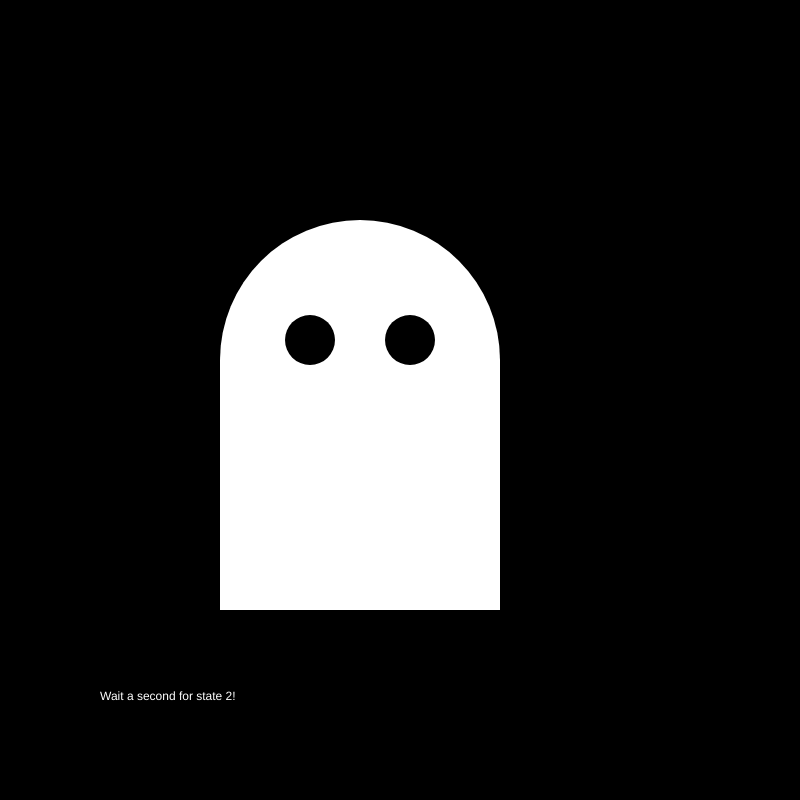
Frame 1 (no input)
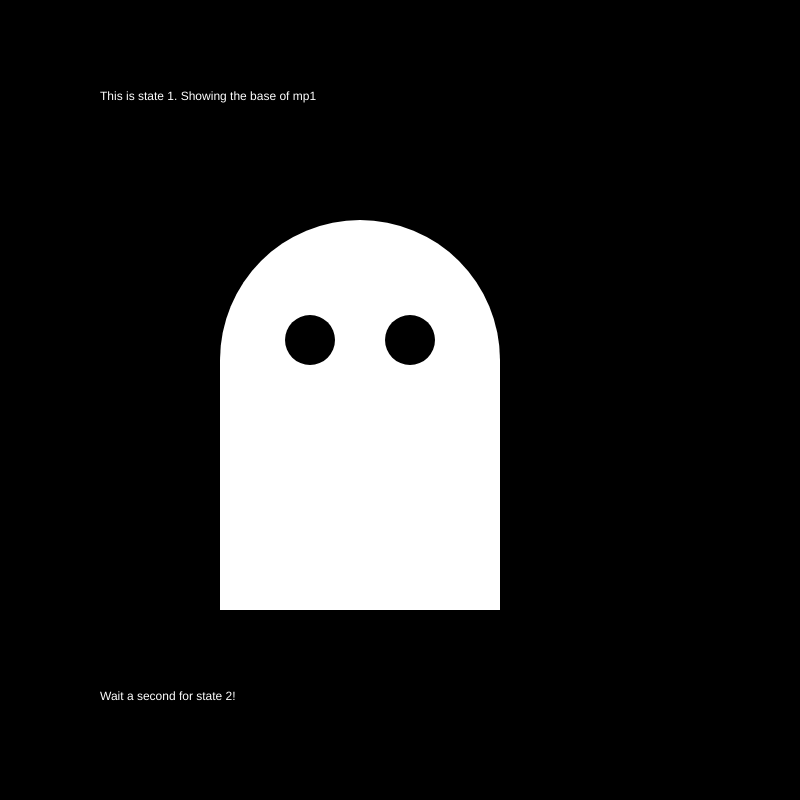
Frame 60 (no input)
Frame 120 (the mouse pressed at the canvas centre since frame 60): identical to frame 60, image omitted

The p5.js sketch that drew these frames (run headless with seeded random() and noise() and a simulated clock; from frame 60 on, the mouse is pressed at the canvas centre):

// p5.js sketch
// ── sketch.js
var myState = 0 ;
var timer = 0 ;
var x = 0 ;

function setup() {
  // put setup code here
    createCanvas(800,800) ;
}
let angle1 = 0;
let angle2 = 0;
let scalar = 70;

function keyPressed(){
if(myState == 2)
myState = 3
}


function draw() {


switch(myState) {

case 0 :
    background(0) ;
    text('This is state 1. Showing the base of mp1', 100, 100,) ;
    noStroke();
    fill(255);
    rect(220, 360, 280, 250);
    fill(255);
    arc(360, 360, 280, 280, PI, TWO_PI);
    fill(0);
    ellipse(310, 340, 50, 50);
    fill(0);
    ellipse(410, 340, 50, 50);
    fill('white');
    text('Wait a second for state 2! ', 100, 700)
    timer++ ;
    if (timer > 200){
    myState = 1;
    time = 0 ;
    }
break ;

case 1:
    background(0) ;
    text('This is state 2. Showing more of mp1.', 100, 100,) ;
    noStroke();
    fill(255);
    rect(220, 360, 280, 250);
    fill(255);
    arc(360, 360, 280, 280, PI, TWO_PI);
    fill(0);
    ellipse(310, 340, 50, 50);
    fill(0);
    ellipse(410, 340, 50, 50);
    fill("#06D85B");
    ellipse(310, 340, 10, 10);
    fill("#06D85B");
    ellipse(410, 340, 10, 10);
    fill("#000FFF");
    rect(320, 400, 80, 20);
    fill("#000000");
    rect(330, 405, 60, 10);
    fill('white');
    text('click for state 3! ', 100, 700)
break ;

case 2:
    background(0) ;
    text('This is state 3. I started doing fadeaways in the bottom to accent the ghost.', 100, 100,) ;
    noStroke();
    fill(255);
    rect(220, 360, 280, 250);
    fill(255);
    arc(360, 360, 280, 280, PI, TWO_PI);
    fill(0);
    ellipse(310, 340, 50, 50);
    fill(0);
    ellipse(410, 340, 50, 50);
    fill("#06D85B");
    ellipse(310, 340, 10, 10);
    fill("#06D85B");
    ellipse(410, 340, 10, 10);
    fill("#000FFF");
    rect(320, 400, 80, 20);
    fill("#000000");
    rect(330, 405, 60, 10);
    fill("#F0F0F0");
    triangle(220, 610, 360, 510, 500, 610);
    fill("#D3D1D1");
    triangle(220, 610, 360, 520, 500, 610);
    fill("#B4B3B3");
    triangle(220, 610, 360, 530, 500, 610);
    fill("#969494");
    triangle(220, 610, 360, 540, 500, 610);
    fill('white');
    text('Press any key for state 4.', 175, 700)

break ;

case 3:
    background(0) ;
    fill('white');
    text('This is state 4', 100, 100,) ;
    noStroke();
    fill(255);
    rect(220, 360, 280, 250);
    fill(255);
    arc(360, 360, 280, 280, PI, TWO_PI);
    fill(0);
    ellipse(310, 340, 50, 50);
    fill(0);
    ellipse(410, 340, 50, 50);
    fill("#06D85B");
    ellipse(310, 340, 10, 10);
    fill("#06D85B");
    ellipse(410, 340, 10, 10);
    fill("#000FFF");
    rect(320, 400, 80, 20);
    fill("#000000");
    rect(330, 405, 60, 10);
    fill("#F0F0F0");
    triangle(220, 610, 360, 510, 500, 610);
    fill("#D3D1D1");
    triangle(220, 610, 360, 520, 500, 610);
    fill("#B4B3B3");
    triangle(220, 610, 360, 530, 500, 610);
    fill("#969494");
    triangle(220, 610, 360, 540, 500, 610);
    fill("#8B8B8B");
    triangle(220, 610, 360, 550, 500, 610);
    fill("#6E6D6D");
    triangle(220, 610, 360, 560, 500, 610);
    fill("#555555");
    triangle(220, 610, 360, 570, 500, 610);
    fill("#333333");
    triangle(220, 610, 360, 580, 500, 610);
    fill("#000000");
    triangle(220, 610, 360, 590, 500, 610);
    fill('white');
    text('Click for state 5.', 175, 700)
    break ;

case 4:
    background(0) ;
    fill('white');
    text('This is state 5', 100, 100,) ;
    noStroke();
    let ang1 = radians(angle1);
    let ang2 = radians(angle2);
    let x1 = width / 2 + scalar * cos(ang1);
    let x2 = width / 2 + scalar * cos(ang2);
    let y1 = height / 2 + scalar * sin(ang1);
    let y2 = height / 2 + scalar * sin(ang2);
    fill("#F8D60B");
    ellipse(width * 0.5 - 240, y1, scalar, scalar);
    ellipse(width * 0.5 + 210, y2, scalar, scalar);
    fill("#870CFE");
    ellipse(width * 0.5 - 260, y1, scalar, scalar);
    ellipse(width * 0.5 + 230, y2, scalar, scalar);
    fill("#000000");
    ellipse(width * 0.5 - 250, y1, scalar, scalar);
    ellipse(width * 0.5 + 220, y2, scalar, scalar);
    angle1 += 2;
    angle2 += 3;
    fill(255);
    rect(220, 360, 280, 250);
    fill(255);
    arc(360, 360, 280, 280, PI, TWO_PI);
    fill(0);
    ellipse(310, 340, 50, 50);
    fill(0);
    ellipse(410, 340, 50, 50);
    fill("#06D85B");
    ellipse(310, 340, 10, 10);
    fill("#06D85B");
    ellipse(410, 340, 10, 10);
    fill("#000FFF");
    rect(320, 400, 80, 20);
    fill("#000000");
    rect(330, 405, 60, 10);
    fill("#F0F0F0");
    triangle(220, 610, 360, 510, 500, 610);
    fill("#D3D1D1");
    triangle(220, 610, 360, 520, 500, 610);
    fill("#B4B3B3");
    triangle(220, 610, 360, 530, 500, 610);
    fill("#969494");
    triangle(220, 610, 360, 540, 500, 610);
    fill("#8B8B8B");
    triangle(220, 610, 360, 550, 500, 610);
    fill("#6E6D6D");
    triangle(220, 610, 360, 560, 500, 610);
    fill("#555555");
    triangle(220, 610, 360, 570, 500, 610);
    fill("#333333");
    triangle(220, 610, 360, 580, 500, 610);
    fill("#000000");
    triangle(220, 610, 360, 590, 500, 610);
    fill('white');
    text('Final Project.', 175, 700)
    break ;

    }
}

function mouseReleased() {
  myState++ ;

  if (myState > 4) {
    myState = 0 ;
  }

}
